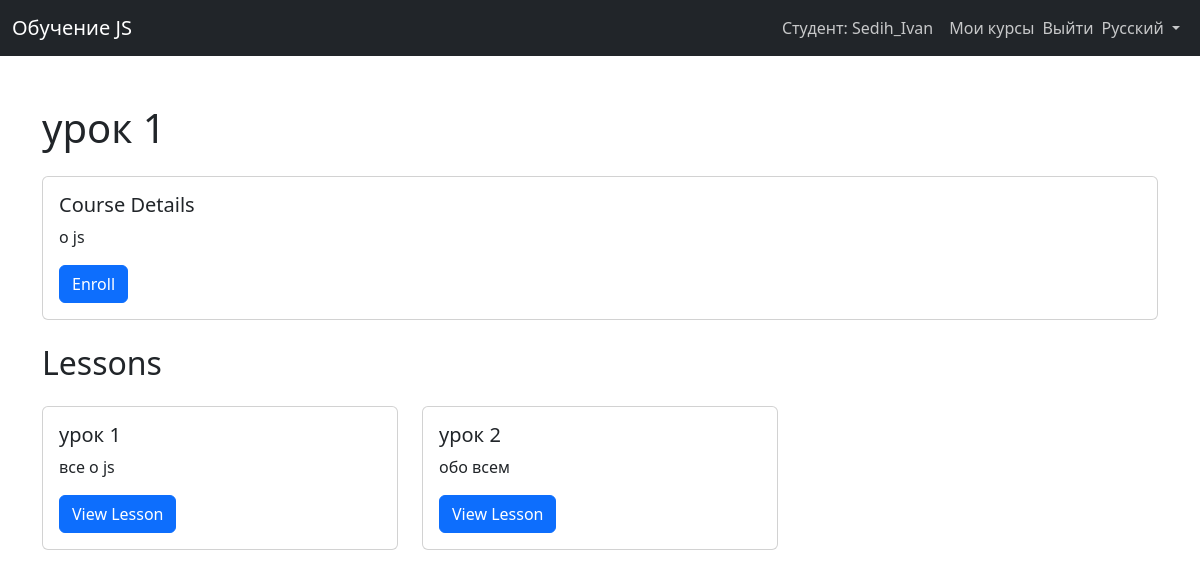
/course/1/ (signed in), run on an earlier commit of the app's database.
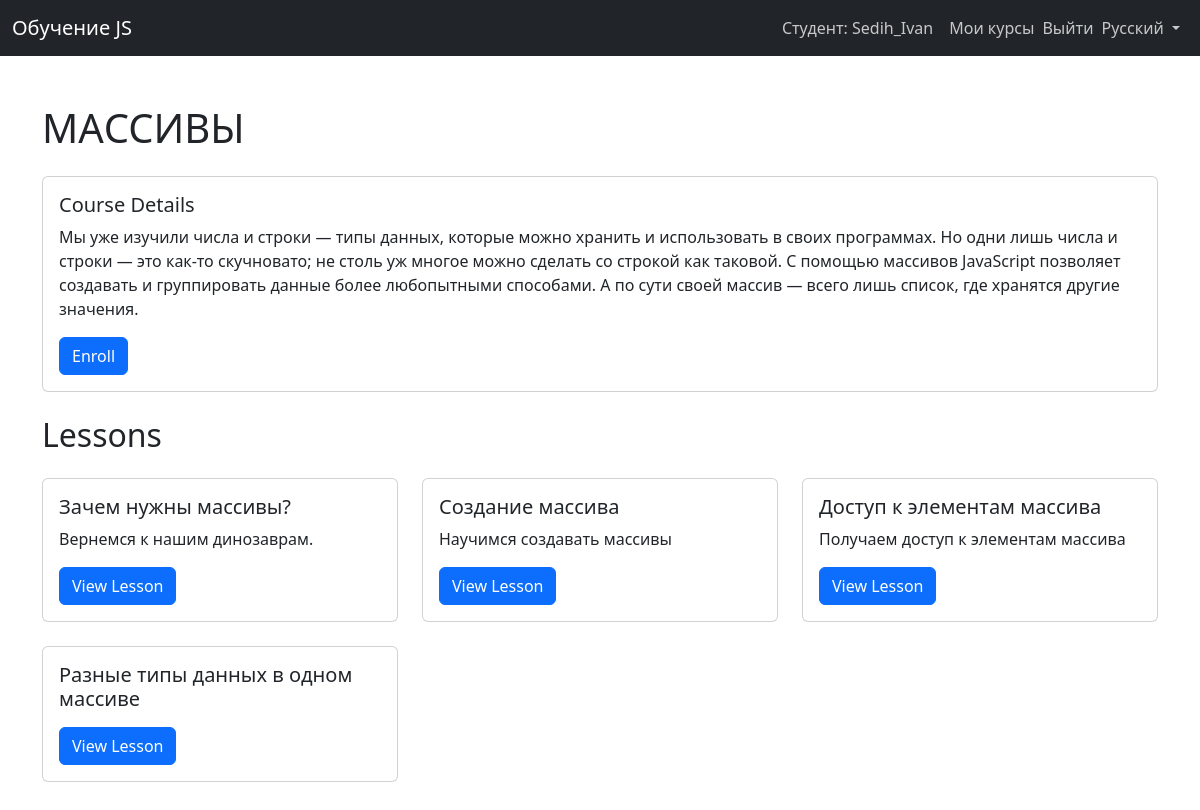
And on a later commit of the database.
### courses/models.py (models this page shows, shortened)
class Course(models.Model):
    title = models.CharField(max_length=200, verbose_name=_("Title"))
    description = models.TextField(verbose_name=_("Description"))
    creator = models.ForeignKey(settings.AUTH_USER_MODEL, on_delete=models.CASCADE, related_name='created_courses', verbose_name=_("Creator"))
    image = models.ImageField(upload_to='courses/', blank=True, null=True, verbose_name=_("Image"))
    is_active = models.BooleanField(default=True, verbose_name=_("Is Active"))
    created_at = models.DateTimeField(auto_now_add=True, verbose_name=_("Created At"))
    class Meta:
        verbose_name = _("Course")
        verbose_name_plural = _("Courses")
    def can_view(self, user):
        return user.is_authenticated and (user.is_student or user.is_teacher or user.is_admin or user.is_staff)

class Lesson(models.Model):
    course = models.ForeignKey(Course, on_delete=models.CASCADE, related_name='lessons', verbose_name=_("Course"))
    title = models.CharField(max_length=200, verbose_name=_("Title"))
    description = models.TextField(blank=True, null=True, verbose_name=_("Description"))
    content = models.TextField(blank=True, verbose_name=_("Content"))
    video_url = models.URLField(blank=True, verbose_name=_("Video URL"))
    order = models.PositiveIntegerField(default=0, verbose_name=_("Order"))
    is_published = models.BooleanField(default=True, verbose_name=_("Is Published"))
    class Meta:
        verbose_name = _("Lesson")
        verbose_name_plural = _("Lessons")
        ordering = ['order']

### courses/views.py (the view)
# urls.py: path('course/<int:course_id>/', views.course_detail, name='course_detail'),
@login_required
def course_detail(request, course_id):
    course = get_object_or_404(Course, id=course_id)
    check_course_access(request.user, course)
    lessons = course.lessons.filter(is_published=True).order_by('order')
    enrolled = course.enrollments.filter(student=request.user).exists() if request.user.is_authenticated else False
    return render(request, 'courses/course_detail.html', {
        'course': course,
        'lessons': lessons,
        'enrolled': enrolled
    })

### courses/views.py (called while the page is built)
def check_course_access(user, course):
    if not course.can_view(user):
        raise PermissionDenied(_("You do not have access to this course"))

### courses/templates/courses/course_detail.html (shortened to what this page needs)
{% extends 'base.html' %}
{% load i18n course_tags %}
{% block content %}
<div class="container mt-5" data-aos="fade-up">
    <h1 class="mb-4">{{ course.title }}</h1>
    <div class="card mb-4" data-aos="fade-up">
        <div class="card-body">
            <h5 class="card-title">{% trans "Course Details" %}</h5>
            <p class="card-text">{{ course.description|safe }}</p>
            {% if user.is_teacher and course.teacher == user %}
                <a href="{% url 'courses:course_edit' pk=course.pk %}" class="btn btn-primary" data-aos="fade-right">{% trans "Edit Course" %}</a>
                <a href="{% url 'courses:manage_lessons' course.id %}" class="btn btn-outline-primary" data-aos="fade-right">{% trans "Manage Lessons" %}</a>
            {% elif user.is_student %}
                {% if is_enrolled %}
                    <a href="{% url 'courses:unenroll_course' course.id %}" class="btn btn-outline-danger" data-aos="fade-right">{% trans "Unenroll" %}</a>
                {% else %}
                    <a href="{% url 'courses:enroll_course' course.id %}" class="btn btn-primary" data-aos="fade-right">{% trans "Enroll" %}</a>
                {% endif %}
            {% endif %}
        </div>
    </div>
    <h2 class="mb-4">{% trans "Lessons" %}</h2>
    {% if lessons %}
        <div class="row">
            {% for lesson in lessons %}
                <div class="col-md-6 col-lg-4 mb-4">
                    <div class="card h-100" data-aos="fade-up">
                        <div class="card-body">
                            <h5 class="card-title">{{ lesson.title }}</h5>
                            <p class="card-text">{{ lesson.description|truncatewords:20 }}</p>
                            <a href="{% url 'courses:lesson_detail' lesson.id %}" class="btn btn-primary" data-aos="fade-right">{% trans "View Lesson" %}</a>
                        </div>
                    </div>
                </div>
            {% endfor %}
        </div>
    {% else %}
        <div class="alert alert-info" data-aos="fade-up">
            {% trans "No lessons available for this course." %}
        </div>
    {% endif %}
</div>
{% endblock %}

What changed in the data, as far as the page shows it:
removed Lesson: title "урок 1", description "все о js"
removed Lesson: title "урок 2", description "обо всем"
changed Course: title "урок 1" → "МАССИВЫ"; description "о js" → "Мы уже изучили числа и строки — типы данных, которые можно хранить и использовать в своих программах. Но одни лишь числа и строки — это как-то скучновато; не столь уж многое можно сделать со строкой как таковой. С помощью массивов JavaScript позволяет создавать и группировать данные более любопытными способами. А по сути своей массив — всего лишь список, где хранятся другие значения."
added Lesson: title "Зачем нужны массивы?", description "Вернемся к нашим динозаврам."
added Lesson: title "Создание массива", description "Научимся создавать массивы"
added Lesson: title "Доступ к элементам массива", description "Получаем доступ к элементам массива"
added Lesson: title "Разные типы данных в одном массиве"
